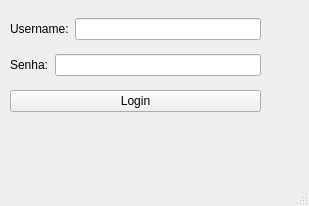
<?xml version="1.0" encoding="UTF-8"?>
<ui version="4.0">
 <class>MainWindow</class>
 <widget class="QMainWindow" name="MainWindow">
  <property name="geometry">
   <rect>
    <x>0</x>
    <y>0</y>
    <width>309</width>
    <height>206</height>
   </rect>
  </property>
  <property name="windowTitle">
   <string>MainWindow</string>
  </property>
  <widget class="QWidget" name="centralwidget">
   <widget class="QWidget" name="">
    <property name="geometry">
     <rect>
      <x>10</x>
      <y>10</y>
      <width>251</width>
      <height>111</height>
     </rect>
    </property>
    <layout class="QVBoxLayout" name="verticalLayout">
     <item>
      <layout class="QHBoxLayout" name="horizontalLayout">
       <item>
        <widget class="QLabel" name="label">
         <property name="text">
          <string>Username:</string>
         </property>
        </widget>
       </item>
       <item>
        <widget class="QLineEdit" name="lineEdit"/>
       </item>
      </layout>
     </item>
     <item>
      <layout class="QHBoxLayout" name="horizontalLayout_2">
       <item>
        <widget class="QLabel" name="label_2">
         <property name="text">
          <string>Senha:</string>
         </property>
        </widget>
       </item>
       <item>
        <widget class="QLineEdit" name="lineEdit_2">
         <property name="echoMode">
          <enum>QLineEdit::Password</enum>
         </property>
        </widget>
       </item>
      </layout>
     </item>
     <item>
      <widget class="QPushButton" name="pushButton">
       <property name="text">
        <string>Login</string>
       </property>
      </widget>
     </item>
    </layout>
   </widget>
  </widget>
  <widget class="QMenuBar" name="menubar">
   <property name="geometry">
    <rect>
     <x>0</x>
     <y>0</y>
     <width>309</width>
     <height>21</height>
    </rect>
   </property>
  </widget>
  <widget class="QStatusBar" name="statusbar"/>
 </widget>
 <resources/>
 <connections/>
</ui>
